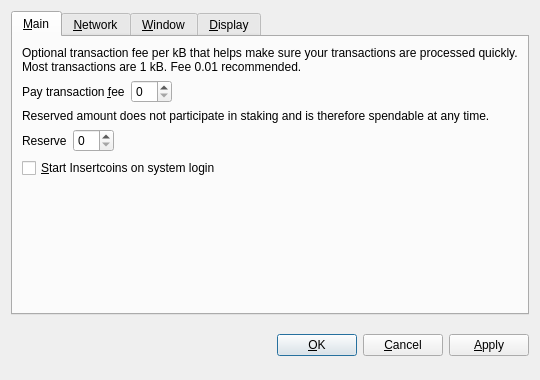
<?xml version="1.0" encoding="UTF-8"?>
<ui version="4.0">
 <class>OptionsDialog</class>
 <widget class="QDialog" name="OptionsDialog">
  <property name="geometry">
   <rect>
    <x>0</x>
    <y>0</y>
    <width>540</width>
    <height>380</height>
   </rect>
  </property>
  <property name="windowTitle">
   <string>Options</string>
  </property>
  <property name="modal">
   <bool>true</bool>
  </property>
  <layout class="QVBoxLayout" name="verticalLayout">
   <item>
    <widget class="QTabWidget" name="tabWidget">
     <property name="tabPosition">
      <enum>QTabWidget::North</enum>
     </property>
     <property name="currentIndex">
      <number>0</number>
     </property>
     <widget class="QWidget" name="tabMain">
      <attribute name="title">
       <string>&amp;Main</string>
      </attribute>
      <layout class="QVBoxLayout" name="verticalLayout_Main">
       <item>
        <widget class="QLabel" name="transactionFeeInfoLabel">
         <property name="text">
          <string>Optional transaction fee per kB that helps make sure your transactions are processed quickly. Most transactions are 1 kB. Fee 0.01 recommended.</string>
         </property>
         <property name="textFormat">
          <enum>Qt::PlainText</enum>
         </property>
         <property name="wordWrap">
          <bool>true</bool>
         </property>
        </widget>
       </item>
       <item>
        <layout class="QHBoxLayout" name="horizontalLayoutFee">
         <item>
          <widget class="QLabel" name="transactionFeeLabel">
           <property name="text">
            <string>Pay transaction &amp;fee</string>
           </property>
           <property name="textFormat">
            <enum>Qt::PlainText</enum>
           </property>
           <property name="buddy">
            <cstring>transactionFee</cstring>
           </property>
          </widget>
         </item>
         <item>
          <widget class="BitcoinAmountField" name="transactionFee"/>
         </item>
         <item>
          <spacer name="horizontalSpacerFee">
           <property name="orientation">
            <enum>Qt::Horizontal</enum>
           </property>
           <property name="sizeHint" stdset="0">
            <size>
             <width>40</width>
             <height>20</height>
            </size>
           </property>
          </spacer>
         </item>
        </layout>
       </item>
       <item>
        <widget class="QLabel" name="reserveBalanceInfoLabel">
         <property name="text">
          <string>Reserved amount does not participate in staking and is therefore spendable at any time.</string>
         </property>
         <property name="textFormat">
          <enum>Qt::PlainText</enum>
         </property>
         <property name="wordWrap">
          <bool>true</bool>
         </property>
        </widget>
       </item>
       <item>
        <layout class="QHBoxLayout" name="horizontalLayoutReserveBalance">
         <item>
          <widget class="QLabel" name="reserveBalanceLabel">
           <property name="text">
            <string>Reserve</string>
           </property>
           <property name="textFormat">
            <enum>Qt::PlainText</enum>
           </property>
           <property name="buddy">
            <cstring>reserveBalance</cstring>
           </property>
          </widget>
         </item>
         <item>
          <widget class="BitcoinAmountField" name="reserveBalance"/>
         </item>
         <item>
          <spacer name="horizontalSpacerReserveBalance">
           <property name="orientation">
            <enum>Qt::Horizontal</enum>
           </property>
           <property name="sizeHint" stdset="0">
            <size>
             <width>40</width>
             <height>20</height>
            </size>
           </property>
          </spacer>
         </item>
        </layout>
       </item>
       <item>
        <widget class="QCheckBox" name="bitcoinAtStartup">
         <property name="toolTip">
          <string>Automatically start Insertcoins after logging in to the system.</string>
         </property>
         <property name="text">
          <string>&amp;Start Insertcoins on system login</string>
         </property>
        </widget>
       </item>
       <item>
        <spacer name="verticalSpacer_Main">
         <property name="orientation">
          <enum>Qt::Vertical</enum>
         </property>
         <property name="sizeHint" stdset="0">
          <size>
           <width>20</width>
           <height>40</height>
          </size>
         </property>
        </spacer>
       </item>
      </layout>
     </widget>
     <widget class="QWidget" name="tabNetwork">
      <attribute name="title">
       <string>&amp;Network</string>
      </attribute>
      <layout class="QVBoxLayout" name="verticalLayout_Network">
       <item>
        <widget class="QCheckBox" name="mapPortUpnp">
         <property name="toolTip">
          <string>Automatically open the Insertcoins client port on the router. This only works when your router supports UPnP and it is enabled.</string>
         </property>
         <property name="text">
          <string>Map port using &amp;UPnP</string>
         </property>
        </widget>
       </item>
       <item>
        <widget class="QCheckBox" name="connectSocks">
         <property name="toolTip">
          <string>Connect to the Insertcoins network through a SOCKS proxy (e.g. when connecting through Tor).</string>
         </property>
         <property name="text">
          <string>&amp;Connect through SOCKS proxy:</string>
         </property>
        </widget>
       </item>
       <item>
        <layout class="QHBoxLayout" name="horizontalLayout_Network">
         <item>
          <widget class="QLabel" name="proxyIpLabel">
           <property name="text">
            <string>Proxy &amp;IP:</string>
           </property>
           <property name="textFormat">
            <enum>Qt::PlainText</enum>
           </property>
           <property name="buddy">
            <cstring>proxyIp</cstring>
           </property>
          </widget>
         </item>
         <item>
          <widget class="QValidatedLineEdit" name="proxyIp">
           <property name="maximumSize">
            <size>
             <width>140</width>
             <height>16777215</height>
            </size>
           </property>
           <property name="toolTip">
            <string>IP address of the proxy (e.g. 127.0.0.1)</string>
           </property>
          </widget>
         </item>
         <item>
          <widget class="QLabel" name="proxyPortLabel">
           <property name="text">
            <string>&amp;Port:</string>
           </property>
           <property name="textFormat">
            <enum>Qt::PlainText</enum>
           </property>
           <property name="buddy">
            <cstring>proxyPort</cstring>
           </property>
          </widget>
         </item>
         <item>
          <widget class="QLineEdit" name="proxyPort">
           <property name="maximumSize">
            <size>
             <width>55</width>
             <height>16777215</height>
            </size>
           </property>
           <property name="toolTip">
            <string>Port of the proxy (e.g. 9050)</string>
           </property>
          </widget>
         </item>
         <item>
          <widget class="QLabel" name="socksVersionLabel">
           <property name="text">
            <string>SOCKS &amp;Version:</string>
           </property>
           <property name="textFormat">
            <enum>Qt::PlainText</enum>
           </property>
           <property name="buddy">
            <cstring>socksVersion</cstring>
           </property>
          </widget>
         </item>
         <item>
          <widget class="QValueComboBox" name="socksVersion">
           <property name="toolTip">
            <string>SOCKS version of the proxy (e.g. 5)</string>
           </property>
          </widget>
         </item>
         <item>
          <spacer name="horizontalSpacer_Network">
           <property name="orientation">
            <enum>Qt::Horizontal</enum>
           </property>
           <property name="sizeHint" stdset="0">
            <size>
             <width>40</width>
             <height>20</height>
            </size>
           </property>
          </spacer>
         </item>
        </layout>
       </item>
       <item>
        <spacer name="verticalSpacer_Network">
         <property name="orientation">
          <enum>Qt::Vertical</enum>
         </property>
         <property name="sizeHint" stdset="0">
          <size>
           <width>20</width>
           <height>40</height>
          </size>
         </property>
        </spacer>
       </item>
      </layout>
     </widget>
     <widget class="QWidget" name="tabWindow">
      <attribute name="title">
       <string>&amp;Window</string>
      </attribute>
      <layout class="QVBoxLayout" name="verticalLayout_Window">
       <item>
        <widget class="QCheckBox" name="minimizeToTray">
         <property name="toolTip">
          <string>Show only a tray icon after minimizing the window.</string>
         </property>
         <property name="text">
          <string>&amp;Minimize to the tray instead of the taskbar</string>
         </property>
        </widget>
       </item>
       <item>
        <widget class="QCheckBox" name="minimizeOnClose">
         <property name="toolTip">
          <string>Minimize instead of exit the application when the window is closed. When this option is enabled, the application will be closed only after selecting Quit in the menu.</string>
         </property>
         <property name="text">
          <string>M&amp;inimize on close</string>
         </property>
        </widget>
       </item>
       <item>
        <spacer name="verticalSpacer_Window">
         <property name="orientation">
          <enum>Qt::Vertical</enum>
         </property>
         <property name="sizeHint" stdset="0">
          <size>
           <width>20</width>
           <height>40</height>
          </size>
         </property>
        </spacer>
       </item>
      </layout>
     </widget>
     <widget class="QWidget" name="tabDisplay">
      <attribute name="title">
       <string>&amp;Display</string>
      </attribute>
      <layout class="QVBoxLayout" name="verticalLayout_Display">
       <item>
        <layout class="QHBoxLayout" name="horizontalLayout_1_Display">
         <item>
          <widget class="QLabel" name="langLabel">
           <property name="text">
            <string>User Interface &amp;language:</string>
           </property>
           <property name="textFormat">
            <enum>Qt::PlainText</enum>
           </property>
           <property name="buddy">
            <cstring>lang</cstring>
           </property>
          </widget>
         </item>
         <item>
          <widget class="QValueComboBox" name="lang">
           <property name="toolTip">
            <string>The user interface language can be set here. This setting will take effect after restarting Insertcoins.</string>
           </property>
          </widget>
         </item>
        </layout>
       </item>
       <item>
        <layout class="QHBoxLayout" name="horizontalLayout_2_Display">
         <item>
          <widget class="QLabel" name="unitLabel">
           <property name="text">
            <string>&amp;Unit to show amounts in:</string>
           </property>
           <property name="textFormat">
            <enum>Qt::PlainText</enum>
           </property>
           <property name="buddy">
            <cstring>unit</cstring>
           </property>
          </widget>
         </item>
         <item>
          <widget class="QValueComboBox" name="unit">
           <property name="toolTip">
            <string>Choose the default subdivision unit to show in the interface and when sending coins.</string>
           </property>
          </widget>
         </item>
        </layout>
       </item>
       <item>
        <widget class="QCheckBox" name="displayAddresses">
         <property name="toolTip">
          <string>Whether to show Insertcoins addresses in the transaction list or not.</string>
         </property>
         <property name="text">
          <string>&amp;Display addresses in transaction list</string>
         </property>
        </widget>
       </item>
       <item>
        <widget class="QCheckBox" name="coinControlFeatures">
         <property name="toolTip">
          <string>Whether to show coin control features or not.</string>
         </property>
         <property name="text">
          <string>Display coin &amp;control features (experts only!)</string>
         </property>
        </widget>
       </item>
       <item>
        <spacer name="verticalSpacer_Display">
         <property name="orientation">
          <enum>Qt::Vertical</enum>
         </property>
         <property name="sizeHint" stdset="0">
          <size>
           <width>20</width>
           <height>40</height>
          </size>
         </property>
        </spacer>
       </item>
      </layout>
     </widget>
    </widget>
   </item>
   <item>
    <layout class="QHBoxLayout" name="horizontalLayout_Buttons">
     <item>
      <spacer name="horizontalSpacer_1">
       <property name="orientation">
        <enum>Qt::Horizontal</enum>
       </property>
       <property name="sizeHint" stdset="0">
        <size>
         <width>40</width>
         <height>48</height>
        </size>
       </property>
      </spacer>
     </item>
     <item>
      <widget class="QLabel" name="statusLabel">
       <property name="font">
        <font>
         <weight>75</weight>
         <bold>true</bold>
        </font>
       </property>
       <property name="text">
        <string/>
       </property>
       <property name="textFormat">
        <enum>Qt::PlainText</enum>
       </property>
       <property name="wordWrap">
        <bool>true</bool>
       </property>
      </widget>
     </item>
     <item>
      <spacer name="horizontalSpacer_2">
       <property name="orientation">
        <enum>Qt::Horizontal</enum>
       </property>
       <property name="sizeHint" stdset="0">
        <size>
         <width>40</width>
         <height>48</height>
        </size>
       </property>
      </spacer>
     </item>
     <item>
      <widget class="QPushButton" name="okButton">
       <property name="text">
        <string>&amp;OK</string>
       </property>
      </widget>
     </item>
     <item>
      <widget class="QPushButton" name="cancelButton">
       <property name="text">
        <string>&amp;Cancel</string>
       </property>
       <property name="autoDefault">
        <bool>false</bool>
       </property>
      </widget>
     </item>
     <item>
      <widget class="QPushButton" name="applyButton">
       <property name="text">
        <string>&amp;Apply</string>
       </property>
       <property name="autoDefault">
        <bool>false</bool>
       </property>
      </widget>
     </item>
    </layout>
   </item>
  </layout>
 </widget>
 <customwidgets>
  <customwidget>
   <class>BitcoinAmountField</class>
   <extends>QSpinBox</extends>
   <header>bitcoinamountfield.h</header>
  </customwidget>
  <customwidget>
   <class>QValueComboBox</class>
   <extends>QComboBox</extends>
   <header>qvaluecombobox.h</header>
  </customwidget>
  <customwidget>
   <class>QValidatedLineEdit</class>
   <extends>QLineEdit</extends>
   <header>qvalidatedlineedit.h</header>
  </customwidget>
 </customwidgets>
 <resources/>
 <connections/>
</ui>
